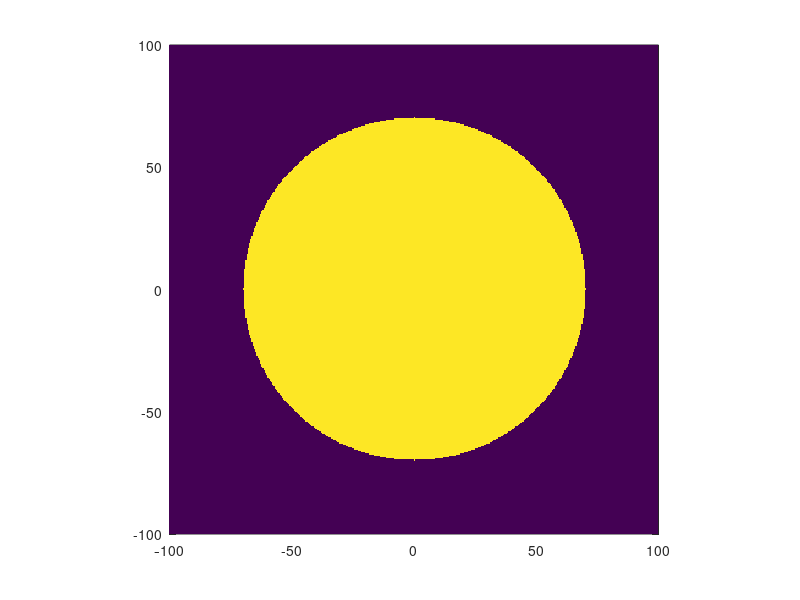

MATLAB code to generate this figure:
clear all;
close all;
[x2,y2]=meshgrid(-100:0.5:100,-100:0.5:100);
indcirc=zeros(401,401);
for i=1:401
    for j=1:401
        if sqrt(x2(i,j)^2+y2(i,j)^2)<=70
            indcirc(i,j)=1;
        else
            indcirc(i,j)=0;
        end
    end
end

pcolor(x2,y2,double(indcirc))
shading flat
axis square